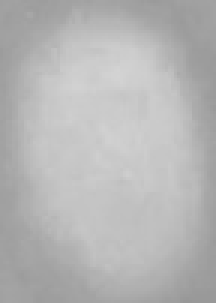
#> input picture Images_for_prediction/cell_frame004148_x0126_y0201_red.jpg, 72 x 101 px, found by its file name (shown 3 times larger)
$ python BTHE_Image_Quality.py
#> lines starting #> are read from the running program, lines starting #| are printed output that depends on the picture
import cv2
import numpy as np
import matplotlib.pyplot as plt

image = cv2.imread('image/cell_frame004148_x0126_y0201_red.jpg', cv2.IMREAD_GRAYSCALE)
#> image is the input picture: shape (101, 72); min 151, max 211, mean 181.7
height, width = image.shape
#> height = 101; width = 72

start_point = (0, height // 2)
#> start_point = (0, 50)
end_point = (width - 1, height // 2)
#> end_point = (71, 50)

line_color = 255  # White color
line_thickness = 1
image_with_line = cv2.line(image.copy(), start_point, end_point, line_color, line_thickness)

line_points = np.linspace(start_point[0], end_point[0], num=width, dtype=int)
#> line_points = 72 values from 0 to 71
line_pixel_values = [image[start_point[1], x] for x in line_points]
#> line_pixel_values = 72 values, max 206 at index 41, min 161 at index 71, mean 192.3

plt.imshow(image_with_line, cmap='gray', vmin=0, vmax=255)
plt.title('Image with Line')
plt.axis('off')
plt.show()

plt.figure(figsize=(6, 4))
plt.plot(line_pixel_values)
plt.xlabel('Pixel Position')
plt.ylabel('Pixel Value')
plt.title('Pixel Values along the Line')
plt.show()
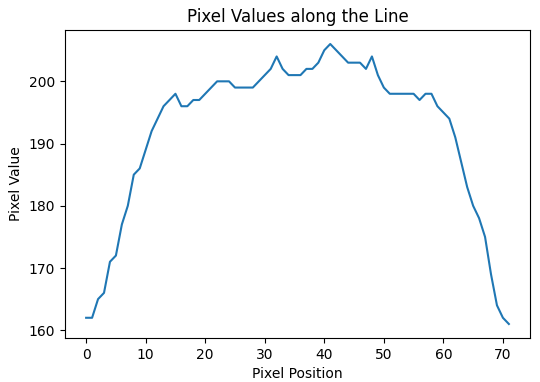
#> figure drawn by matplotlib, 1 panel; curve peaks at x = 41, y = 206
